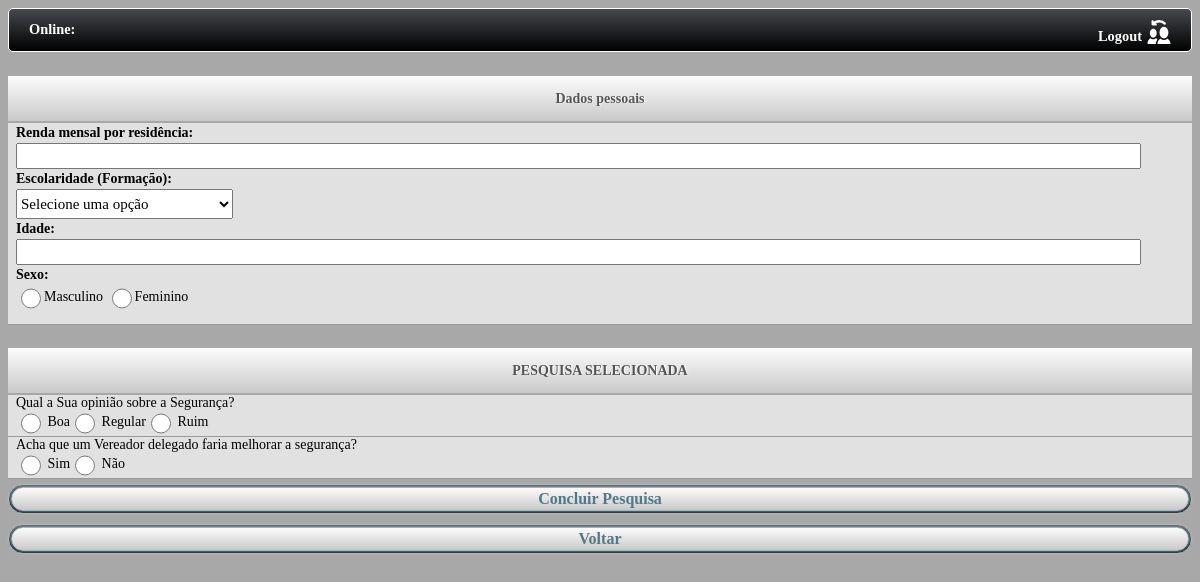
/Mobile/php/pesqSelecionada.php?cd=1, run on the app's committed database.
### tables this page shows
create table pergunta 
(
cd_pergunta int not null,
nm_pergunta varchar(100) not null,
cd_pesquisa int not null,

constraint pk_pergunta primary key (cd_pergunta,cd_pesquisa),
constraint fk_pergunta_pesquisa	foreign key (cd_pesquisa) references pesquisa (cd_pesquisa)
);

create table alternativa
(
cd_alternativa int not null,
nm_alternativa varchar(90),
cd_pergunta int not null,
cd_pesquisa int not null,

constraint pk_alternativa primary key (cd_alternativa),
constraint fk_alternativa_pergunta foreign key (cd_pergunta,cd_pesquisa) references pergunta (cd_pergunta,cd_pesquisa)
);

### Mobile/php/pesqSelecionada.php (the view, shortened to what this page needs)
<!doctype html>
<html>
<head>
<link href="../css/estilo_pesqSelecionada.css" rel="stylesheet" type="text/css">
</head>
<body>
<div id="barraUsuario"><b>Online:</b> <span id="user_logado"></span>
	<div id="logout"><b>Logout </b>
        <div id="imgLogout"><img src="../imgs/ico_logout.png"></div>
    </div>
</div>
<div id="boxDadosPessoais">Dados pessoais</div>
    <div class="dados" id="dados1"><b>Renda mensal por residência:</b><br>
    	<input type="text" name="txtRenda" class="txtDados" maxlength="10" id='renda' onkeypress='return SomenteNumero(event)'><br>
        <b>Escolaridade (Formação):</b><br>
        <select size="1" name="cbEscolaridade" class="combobox" id="cbEscolaridade">
            <option selected value="Selecione">Selecione uma opção</option>
        </select><br>
        <b>Idade:</b><br>
        <input type="text" name="txtIdade"  id="idade" class="txtDados" size="10" maxlength="3" onkeypress='return SomenteNumero(event)'><br>
        <b>Sexo:</b><br>
        <input type="radio" name="rbSexo"  class="radio" id="true">Masculino
        <input type="radio" name="rbSexo"  class="radio" id="false">Feminino
    </div>
<div id="boxTitulo">PESQUISA SELECIONADA</div>
<div id="lista_pgts">
<?php
$cd=$_GET["cd"];
$sql = mysql_query("SELECT * FROM `sigcel`.`pergunta` WHERE cd_pesquisa = $cd");
while($per = mysql_fetch_array($sql))
{
	echo "<div class=\"pgts\" id=\"$per[cd_pergunta]\">".$per["nm_pergunta"]."<br>";
	$cmdAlternativa = mysql_query("select nm_alternativa from alternativa where cd_pergunta = $per[cd_pergunta]");
	while($alt = mysql_fetch_array($cmdAlternativa))
	{
		echo "<input type=\"radio\" id=\"$per[cd_pergunta]\" name=\"$per[cd_pergunta]\" class=\"radio\" value=\"$per[nm_pergunta]\"> $alt[nm_alternativa]";
	}
	echo"</div>";
}
?>
</div>
<div id="clear"></div>
<div id="boxBotaoSalvar">
    <div id="botaoSalvar"><center>Concluir Pesquisa</center></div>
</div><br>
<div id="boxBotao">
    <div id="botaoVoltar"><center>Voltar</center></div>
</div>
</body>
</html>

### data on the page
pergunta: nm_pergunta "Qual a Sua opinião sobre a Segurança?"
alternativa: nm_alternativa "Boa"
alternativa: nm_alternativa "Regular"
alternativa: nm_alternativa "Ruim"
pergunta: nm_pergunta "Acha que um Vereador delegado faria melhorar a segurança?"
alternativa: nm_alternativa "Sim"
alternativa: nm_alternativa "Não"
